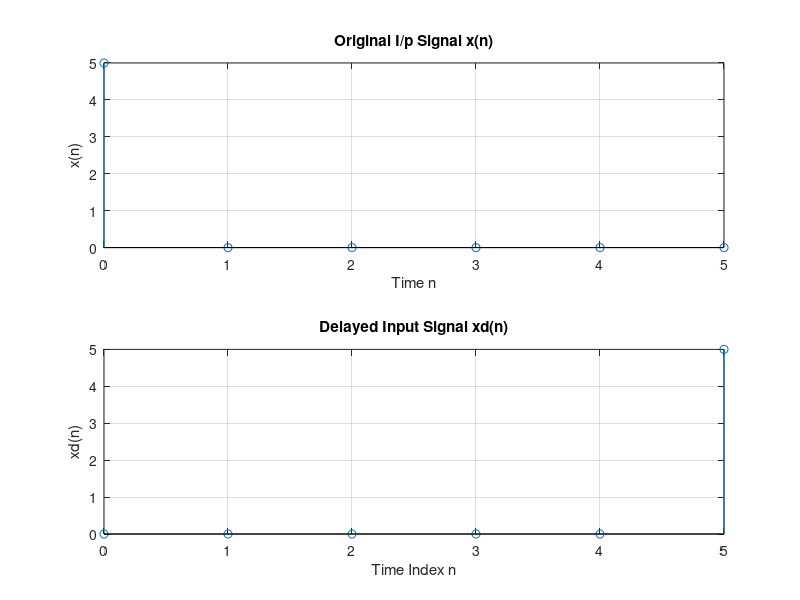
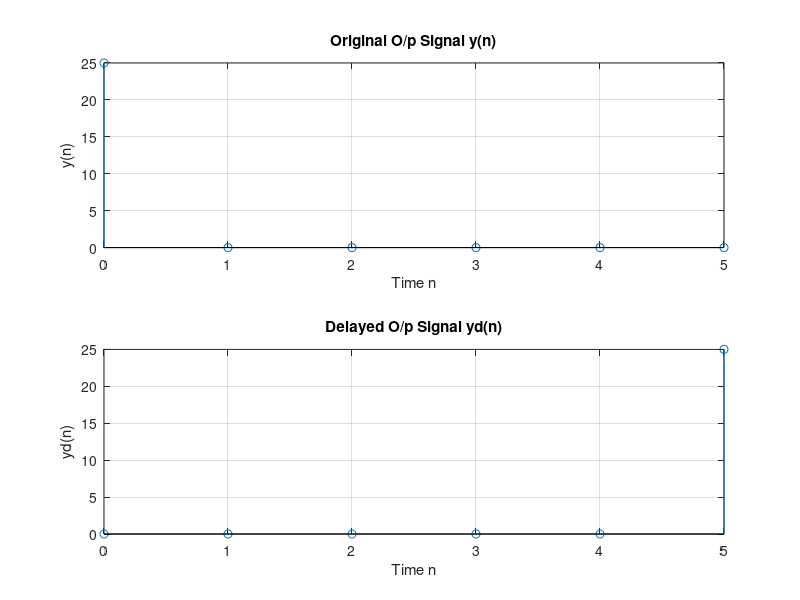

These charts were generated, in order, by the following MATLAB code:
clc;
clear all;
close all;
% entering two input sequences
x = input( ' enter the samples of signal x(n) ' );
h = input( ' enter the samples of signal h(n) ' );
% original response
y = conv(x,h);
disp( ' Enter a POSITIVE number for delay ' );
d = input( ' Desired delay of the signal is ' );
% delayed input
xd = [zeros(1,d), x];
nxd = 0 : length(xd)-1;
%delayed output
yd = conv(xd,h);
nyd = 0:length(yd)-1;
disp(' Original Input Signal x(n) is ');
disp(x);
disp(' Delayed Input Signal xd(n) is ');
disp(xd);
disp(' Original Output Signal y(n) is ');
disp(y);
disp(' Delayed Output Signal yd(n) is ');
disp(yd);
xp = [x , zeros(1,d)];
subplot(2,1,1);
stem(nxd,xp);
grid;
xlabel( ' Time n ' );
ylabel( ' x(n) ' );
title( ' Original I/p Signal x(n) ' );
subplot(2,1,2);
stem(nxd,xd);
grid;
xlabel( ' Time Index n ' );
ylabel( ' xd(n) ' );
title( ' Delayed Input Signal xd(n) ' );
yp = [y zeros(1,d)];
figure;
subplot(2,1,1);
stem(nyd,yp);
grid;
xlabel( ' Time n ' );
ylabel( ' y(n) ' );
title( ' Original O/p Signal y(n) ' );
subplot(2,1,2);
stem(nyd,yd);
grid;
xlabel( ' Time n ' );
ylabel( ' yd(n) ' );
title( ' Delayed O/p Signal yd(n) ' )